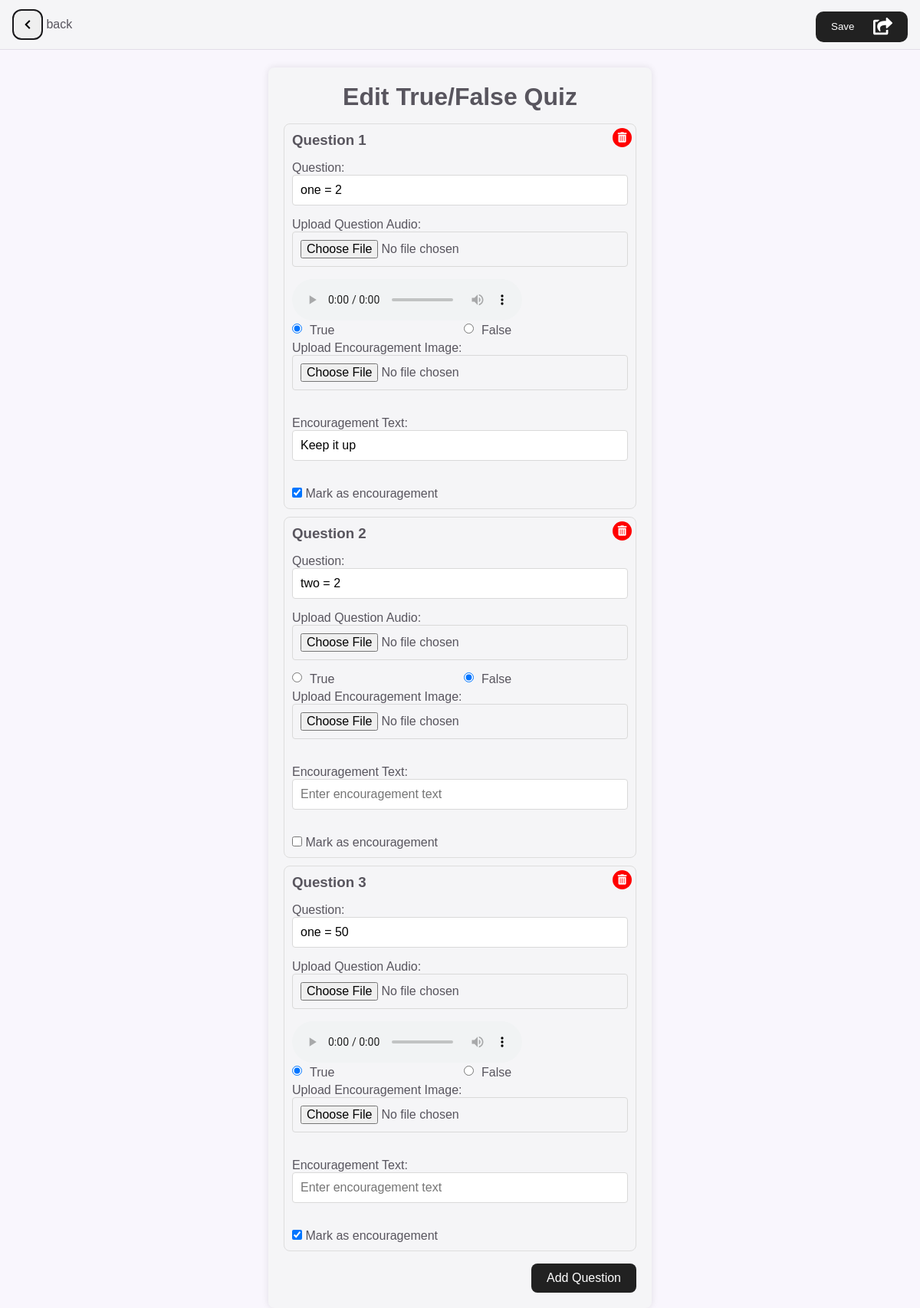
/edit_lesson/TF/update_TF.php?lesson_id=1 (signed in), run on the app's committed database.
### tables this page shows
CREATE TABLE `question` (
  `question_id` int(11) NOT NULL,
  `question_text` text DEFAULT NULL,
  `question_audio` varchar(255) DEFAULT NULL,
  `lesson_id` int(11) DEFAULT NULL
);

CREATE TABLE `true_false_options` (
  `tfoption_id` int(11) NOT NULL,
  `question_id` int(11) DEFAULT NULL,
  `is_true` tinyint(4) DEFAULT NULL
);

CREATE TABLE `words` (
  `word_id` int(11) NOT NULL,
  `word_text` text DEFAULT NULL,
  `is_encouragement` tinyint(4) DEFAULT NULL,
  `img_path` varchar(255) DEFAULT NULL,
  `question_id` int(11) DEFAULT NULL
);

### edit_lesson/TF/update_TF.php (the view, shortened to what this page needs)
<?php
include('../../Teacher_loginValidate.php');
$lesson_id = isset($_GET['lesson_id']) ? $_GET['lesson_id'] : '';
$sql = "SELECT q.question_id, q.question_text, q.question_audio, tf.is_true, w.word_text, w.img_path, w.is_encouragement
        FROM question q
        LEFT JOIN true_false_options tf ON q.question_id = tf.question_id
        LEFT JOIN words w ON q.question_id = w.question_id
        WHERE q.lesson_id = ?";
$stmt = $conn->prepare($sql);
$stmt->bind_param("i", $lesson_id);
$stmt->execute();
$result = $stmt->get_result();
?>
<!DOCTYPE html>
<html lang="en">
<head>
    <link rel="stylesheet" href="./CSS/addTFquestion.css">
    <link rel="stylesheet" href="https://cdnjs.cloudflare.com/ajax/libs/font-awesome/5.15.4/css/all.min.css" />
</head>
<body>
    <div class="header">
        <div class="back_btn">
            <a href="#" id="back_btn">
                <button class="backBtn_icon">
                    <i class="fas fa-chevron-left"></i>
                </button>
                back
            </a>
        </div>
        <a href="">
            <button class="Publish_Btn" onclick="saveQuiz(event)">
                Save
            </button>
        </a>
    </div>
    <div class="centralize_form">
        <div class="form_container">
            <h1>Edit True/False Quiz</h1>
            <form id="quizForm" action="./update_TFprocess.php" method="POST" enctype="multipart/form-data">
                <div id="questionsContainer">
                    <?php
                    if ($result->num_rows > 0) {
                        $questionCount = 0;
                        while ($row = $result->fetch_assoc()) {
                            $questionCount++;
                            $isTrue = $row['is_true'] ? 'true' : 'false';
                            ?>
                            <div class="question-block" id="questionBlock<?php echo $questionCount; ?>">
                                <h3>Question <?php echo $questionCount; ?></h3>
                                <label for="question<?php echo $questionCount; ?>">Question:</label>
                                <input type="text" id="question<?php echo $questionCount; ?>" name="question<?php echo $row['question_id']; ?>" value="<?php echo $row['question_text']; ?>" required>
                                <label for="questionAudio<?php echo $questionCount; ?>">Upload Question Audio:</label>
                                <input type="file" id="questionAudio<?php echo $questionCount; ?>" name="questionAudio<?php echo $row['question_id']; ?>" accept="audio/*">
                                <?php if ($row['question_audio']) { ?>
                                    <audio controls>
                                        <source src="<?php echo '../../'.$row['question_audio']; ?>" type="audio/mpeg">
                                    </audio>
                                <?php } ?>
                                <div class="options-container">
                                    <div class="option">
                                        <input type="radio" id="true<?php echo $questionCount; ?>" name="correctAnswer<?php echo $row['question_id']; ?>" value="true" <?php echo $isTrue == 'true' ? 'checked' : ''; ?> required>
                                        <label for="true<?php echo $questionCount; ?>">True</label>
                                    </div>
                                    <div class="option">
                                        <input type="radio" id="false<?php echo $questionCount; ?>" name="correctAnswer<?php echo $row['question_id']; ?>" value="false" <?php echo $isTrue == 'false' ? 'checked' : ''; ?> required>
                                        <label for="false<?php echo $questionCount; ?>">False</label>
                                    </div>
                                </div>
                                <label for="questionImage<?php echo $questionCount; ?>">Upload Encouragement Image:</label>
                                <input type="file" id="questionImage<?php echo $questionCount; ?>" name="questionImage<?php echo $row['question_id']; ?>" accept="image/*" onchange="previewImage(event, 'imagePreview<?php echo $questionCount; ?>', 'loader<?php echo $questionCount; ?>')">
                                <?php if ($row['img_path']) { ?>
                                    <img id="imagePreview<?php echo $questionCount; ?>" src="<?php echo '../../'.$row['img_path']; ?>" alt="Encouragement Image Preview" style="display: block;"><br><br>
                                <?php } else { ?>
                                    <img id="imagePreview<?php echo $questionCount; ?>" src="" alt="Encouragement Image Preview" style="display: none;"><br><br>
                                <?php } ?>
                                <label for="encouragement<?php echo $questionCount; ?>">Encouragement Text:</label>
                                <input type="text" id="encouragement<?php echo $questionCount; ?>" name="encouragement<?php echo $row['question_id']; ?>" placeholder="Enter encouragement text" value="<?php echo $row['word_text']; ?>"><br><br>
                                <label for="isEncouragement<?php echo $questionCount; ?>">
                                    <input type="checkbox" id="isEncouragement<?php echo $questionCount; ?>" name="isEncouragement<?php echo $row['question_id']; ?>" <?php echo $row['is_encouragement'] ? 'checked' : ''; ?>>
                                    Mark as encouragement
                                </label>
                                <button type="button" class="delete-question" onclick="deleteQuestion('questionBlock<?php echo $questionCount; ?>')"><i class="fas fa-trash-alt"></i></button>
                            </div>
                            <?php
                        }
                    } else {
                        echo "<p>No True/False questions found for this lesson.</p>";
                    }
                    ?>
                </div>
                <div class="exercise_buttons">
                    <button type="button" onclick="addQuestion()">Add Question</button>
                </div>
            </form>
        </div>
    </div>
</body>
</html>

### edit_lesson/TF/CSS/addTFquestion.css (style rules this page uses)
:root { --header-height: 3.5rem; --body-font: "Poppins", sans-serif; --body-color: #f9f6fd; --container-color: #F5F5F7; --title-color: #19181b; --text-color: #58555e; --btn-fil: #9b9999; --btn-backgrond: #212121; --input-border: #d9d9d9; }
* { margin: 0; padding: 0; box-sizing: border-box; text-decoration: none; }
body { font-family: var(--body-font); background-color: var(--body-color); color: var(--text-color); }
.back_btn { color: var(--text-color); }
.back_btn a { color: inherit; }
.back_btn .backBtn_icon { height: 40px; width: 40px; border: 2px solid var(--title-color); border-radius: 12px; }
.header { display: flex; justify-content: space-between; align-items: center; top: 0px; width: 100%; background-color: var(--container-color); box-shadow: 0px 1px 0 rgb(22, 8, 43, .1); padding: 0 1rem; height: 4rem; z-index: var(--z-fixed); }
.Publish_Btn { position: relative; display: flex; align-items: center; justify-content: flex-start; width: 120px; height: 40px; border: none; padding: 0px 20px; background-color: var(--btn-backgrond); color: white; margin-top: 5px; font-weight: 500; cursor: pointer; border-radius: 10px; transition-duration: .3s; }
.Publish_Btn .svg { width: 25px; position: absolute; right: 0; margin-right: 20px; fill: white; transition-duration: .3s; }
.centralize_form { display: flex; justify-content: space-around; margin-top: 2%; }
.form_container { background-color: var(--container-color); padding: 20px; border-radius: 8px; box-shadow: 0 0 10px rgba(0, 0, 0, 0.1); max-width: 500px; width: 100%; display: flex; flex-direction: column; align-items: center; justify-content: center; }
.form_container h1 { margin-bottom: 1rem; }
.form_container input[type="text"], .form_container input[type="file"] { width: 100%; padding: 10px; margin-bottom: 1rem; border: 1px solid var(--input-border); border-radius: 4px; font-size: 1rem; }
.exercise_buttons { display: flex; justify-content: flex-end; width: 100%; margin-top: 1rem; }
.exercise_buttons button { background-color: var(--btn-backgrond); color: white; border: none; padding: 10px 20px; border-radius: 8px; cursor: pointer; font-size: 1rem; transition: background-color 0.3s; }
.question-block { border: 1px solid #ddd; padding: 10px; margin-bottom: 10px; background-color: var(--container-color); border-radius: 8px; position: relative; }
.question-block h3 { margin-bottom: 1rem; }
.options-container { display: grid; grid-template-columns: repeat(2, 1fr); gap: 10px; }
.option { display: flex; flex-direction: row; gap: 10px; justify-content: flex-start; flex-wrap: wrap; }
.option input[type="radio"] { align-self: center; margin-bottom: 10px; }
.delete-question { position: absolute; top: 5px; right: 5px; background-color: red; color: white; border: none; border-radius: 50%; width: 25px; height: 25px; display: flex; align-items: center; justify-content: center; cursor: pointer; }

### data on the page
question: question_text "one = 2", word_text "Keep it up"
true_false_options: is_true "☑ True", is_true "☐ False"
words: is_encouragement "☑"
question: question_text "two = 2"
true_false_options: is_true "☐ True", is_true "☑ False"
question: question_text "one = 50"
true_false_options: is_true "☑ True", is_true "☐ False"
words: is_encouragement "☑"
